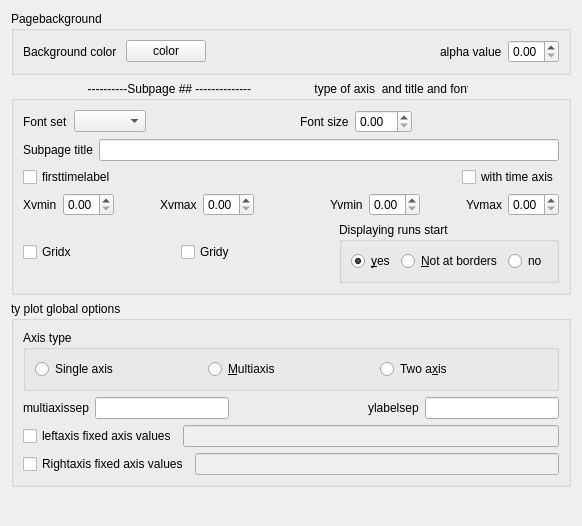
                <widget class="QWidget" name="global">
                 <attribute name="icon">
                  <iconset resource="../Ressources.qrc">
                   <normaloff>:/Icons/Icons/repair6B.svg</normaloff>:/Icons/Icons/repair6B.svg</iconset>
                 </attribute>
                 <attribute name="title">
                  <string>Global options</string>
                 </attribute>
                 <layout class="QGridLayout" name="gridLayout_11">
                  <item row="0" column="0">
                   <layout class="QVBoxLayout" name="verticalLayout_18">
                    <item>
                     <widget class="QGroupBox" name="pagebackground">
                      <property name="title">
                       <string>Pagebackground </string>
                      </property>
                      <layout class="QGridLayout" name="gridLayout_8">
                       <item row="0" column="0">
                        <layout class="QVBoxLayout" name="verticalLayout_11">
                         <item>
                          <layout class="QHBoxLayout" name="horizontalLayout_24">
                           <item>
                            <layout class="QHBoxLayout" name="horizontalLayout_23">
                             <item>
                              <widget class="QLabel" name="label_15">
                               <property name="text">
                                <string>Background color </string>
                               </property>
                              </widget>
                             </item>
                             <item>
                              <widget class="QPushButton" name="backcolor">
                               <property name="text">
                                <string>color</string>
                               </property>
                              </widget>
                             </item>
                            </layout>
                           </item>
                           <item>
                            <spacer name="horizontalSpacer_9">
                             <property name="orientation">
                              <enum>Qt::Horizontal</enum>
                             </property>
                             <property name="sizeHint" stdset="0">
                              <size>
                               <width>40</width>
                               <height>20</height>
                              </size>
                             </property>
                            </spacer>
                           </item>
                           <item>
                            <layout class="QHBoxLayout" name="horizontalLayout_17">
                             <item>
                              <widget class="QLabel" name="label_19">
                               <property name="text">
                                <string>alpha value</string>
                               </property>
                              </widget>
                             </item>
                             <item>
                              <widget class="QDoubleSpinBox" name="alphavalue">
                               <property name="toolTip">
                                <string>&lt;html&gt;&lt;head/&gt;&lt;body&gt;&lt;p align=&quot;justify&quot;&gt;if you put this value to zero (then the Backgroud color would be irrelevant) you can have solid png.&lt;/p&gt;&lt;p align=&quot;justify&quot;&gt;The name can be strange and most likely you would prefear to hear transparent plots.&lt;/p&gt;&lt;p align=&quot;justify&quot;&gt;&lt;br/&gt;&lt;/p&gt;&lt;p align=&quot;justify&quot;&gt;If you have a surface with a color legend inside you can get nice results playing with this value, as you can still see the surface structure behind the color legend.&lt;/p&gt;&lt;/body&gt;&lt;/html&gt;</string>
                               </property>
                               <property name="maximum">
                                <double>1.000000000000000</double>
                               </property>
                               <property name="singleStep">
                                <double>0.100000000000000</double>
                               </property>
                              </widget>
                             </item>
                            </layout>
                           </item>
                          </layout>
                         </item>
                        </layout>
                       </item>
                      </layout>
                     </widget>
                    </item>
                    <item>
                     <widget class="QGroupBox" name="subpageoptions">
                      <property name="title">
                       <string>                       ----------Subpage ## --------------                   type of axis  and title and fonts</string>
                      </property>
                      <layout class="QGridLayout" name="gridLayout_9">
                       <item row="0" column="0">
                        <layout class="QVBoxLayout" name="verticalLayout_13">
                         <item>
                          <layout class="QVBoxLayout" name="verticalLayout_10">
                           <item>
                            <layout class="QHBoxLayout" name="horizontalLayout_22">
                             <item>
                              <layout class="QHBoxLayout" name="horizontalLayout_20">
                               <item>
                                <widget class="QLabel" name="label_17">
                                 <property name="text">
                                  <string>Font set</string>
                                 </property>
                                </widget>
                               </item>
                               <item>
                                <widget class="QComboBox" name="font">
                                 <property name="iconSize">
                                  <size>
                                   <width>115</width>
                                   <height>9</height>
                                  </size>
                                 </property>
                                </widget>
                               </item>
                              </layout>
                             </item>
                             <item>
                              <spacer name="horizontalSpacer_5">
                               <property name="orientation">
                                <enum>Qt::Horizontal</enum>
                               </property>
                               <property name="sizeHint" stdset="0">
                                <size>
                                 <width>40</width>
                                 <height>20</height>
                                </size>
                               </property>
                              </spacer>
                             </item>
                             <item>
                              <layout class="QHBoxLayout" name="horizontalLayout_21">
                               <item>
                                <widget class="QLabel" name="label_18">
                                 <property name="text">
                                  <string>Font size</string>
                                 </property>
                                </widget>
                               </item>
                               <item>
                                <widget class="QDoubleSpinBox" name="fontsize"/>
                               </item>
                              </layout>
                             </item>
                             <item>
                              <spacer name="horizontalSpacer_7">
                               <property name="orientation">
                                <enum>Qt::Horizontal</enum>
                               </property>
                               <property name="sizeHint" stdset="0">
                                <size>
                                 <width>40</width>
                                 <height>20</height>
                                </size>
                               </property>
                              </spacer>
                             </item>
                            </layout>
                           </item>
                           <item>
                            <layout class="QHBoxLayout" name="horizontalLayout_19">
                             <item>
                              <widget class="QLabel" name="plottitlelabel">
                               <property name="text">
                                <string>Subpage title</string>
                               </property>
                              </widget>
                             </item>
                             <item>
                              <widget class="QLineEdit" name="plottitle"/>
                             </item>
                            </layout>
                           </item>
                           <item>
                            <layout class="QHBoxLayout" name="horizontalLayout_18">
                             <item>
                              <widget class="QCheckBox" name="firsttimelabel">
                               <property name="text">
                                <string>firsttimelabel</string>
                               </property>
                              </widget>
                             </item>
                             <item>
                              <spacer name="horizontalSpacer_11">
                               <property name="orientation">
                                <enum>Qt::Horizontal</enum>
                               </property>
                               <property name="sizeHint" stdset="0">
                                <size>
                                 <width>40</width>
                                 <height>20</height>
                                </size>
                               </property>
                              </spacer>
                             </item>
                             <item>
                              <widget class="QCheckBox" name="withtimeaxis">
                               <property name="text">
                                <string>with time axis</string>
                               </property>
                              </widget>
                             </item>
                            </layout>
                           </item>
                           <item>
                            <layout class="QHBoxLayout" name="horizontalLayout_36">
                             <item>
                              <layout class="QHBoxLayout" name="horizontalLayout_25">
                               <item>
                                <widget class="QLabel" name="label_20">
                                 <property name="text">
                                  <string>Xvmin</string>
                                 </property>
                                </widget>
                               </item>
                               <item>
                                <widget class="QDoubleSpinBox" name="xvmin">
                                 <property name="maximum">
                                  <double>1.000000000000000</double>
                                 </property>
                                 <property name="singleStep">
                                  <double>0.100000000000000</double>
                                 </property>
                                </widget>
                               </item>
                              </layout>
                             </item>
                             <item>
                              <layout class="QHBoxLayout" name="horizontalLayout_26">
                               <item>
                                <spacer name="horizontalSpacer_13">
                                 <property name="orientation">
                                  <enum>Qt::Horizontal</enum>
                                 </property>
                                 <property name="sizeHint" stdset="0">
                                  <size>
                                   <width>40</width>
                                   <height>20</height>
                                  </size>
                                 </property>
                                </spacer>
                               </item>
                               <item>
                                <widget class="QLabel" name="label_21">
                                 <property name="text">
                                  <string>Xvmax</string>
                                 </property>
                                </widget>
                               </item>
                               <item>
                                <widget class="QDoubleSpinBox" name="xvmax">
                                 <property name="maximum">
                                  <double>1.000000000000000</double>
                                 </property>
                                 <property name="singleStep">
                                  <double>0.100000000000000</double>
                                 </property>
                                </widget>
                               </item>
                              </layout>
                             </item>
                             <item>
                              <spacer name="horizontalSpacer_14">
                               <property name="orientation">
                                <enum>Qt::Horizontal</enum>
                               </property>
                               <property name="sizeHint" stdset="0">
                                <size>
                                 <width>40</width>
                                 <height>20</height>
                                </size>
                               </property>
                              </spacer>
                             </item>
                             <item>
                              <layout class="QHBoxLayout" name="horizontalLayout_27">
                               <item>
                                <widget class="QLabel" name="label_22">
                                 <property name="text">
                                  <string>Yvmin</string>
                                 </property>
                                </widget>
                               </item>
                               <item>
                                <widget class="QDoubleSpinBox" name="yvmin">
                                 <property name="maximum">
                                  <double>1.000000000000000</double>
                                 </property>
                                 <property name="singleStep">
                                  <double>0.100000000000000</double>
                                 </property>
                                </widget>
                               </item>
                              </layout>
                             </item>
                             <item>
                              <layout class="QHBoxLayout" name="horizontalLayout_28">
                               <item>
                                <spacer name="horizontalSpacer_15">
                                 <property name="orientation">
                                  <enum>Qt::Horizontal</enum>
                                 </property>
                                 <property name="sizeHint" stdset="0">
                                  <size>
                                   <width>40</width>
                                   <height>20</height>
                                  </size>
                                 </property>
                                </spacer>
                               </item>
                               <item>
                                <widget class="QLabel" name="label_23">
                                 <property name="text">
                                  <string>Yvmax</string>
                                 </property>
                                </widget>
                               </item>
                               <item>
                                <widget class="QDoubleSpinBox" name="yvmax">
                                 <property name="maximum">
                                  <double>1.000000000000000</double>
                                 </property>
                                 <property name="singleStep">
                                  <double>0.100000000000000</double>
                                 </property>
                                </widget>
                               </item>
                              </layout>
                             </item>
                            </layout>
                           </item>
                          </layout>
                         </item>
                         <item>
                          <layout class="QHBoxLayout" name="horizontalLayout_32">
                           <item>
                            <widget class="QCheckBox" name="Gridx">
                             <property name="toolTip">
                              <string>&lt;html&gt;&lt;head/&gt;&lt;body&gt;&lt;p&gt;If checked a vertical grid will be displayed.&lt;/p&gt;&lt;/body&gt;&lt;/html&gt;</string>
                             </property>
                             <property name="text">
                              <string>Gridx</string>
                             </property>
                            </widget>
                           </item>
                           <item>
                            <widget class="QCheckBox" name="Gridy">
                             <property name="toolTip">
                              <string>&lt;html&gt;&lt;head/&gt;&lt;body&gt;&lt;p&gt;If checked an horizontal grid will be displayed.&lt;/p&gt;&lt;p&gt;To avoid confusion it will be a grid linked with the first left &lt;span style=&quot; font-style:italic;&quot;&gt;y axis&lt;/span&gt;.&lt;/p&gt;&lt;/body&gt;&lt;/html&gt;</string>
                             </property>
                             <property name="text">
                              <string>Gridy</string>
                             </property>
                            </widget>
                           </item>
                           <item>
                            <widget class="QGroupBox" name="groupBox_4">
                             <property name="title">
                              <string>Displaying runs start</string>
                             </property>
                             <layout class="QGridLayout" name="gridLayout_17">
                              <item row="0" column="0">
                               <layout class="QHBoxLayout" name="horizontalLayout_33">
                                <item>
                                 <widget class="QRadioButton" name="runstart">
                                  <property name="enabled">
                                   <bool>true</bool>
                                  </property>
                                  <property name="text">
                                   <string>&amp;yes</string>
                                  </property>
                                  <property name="checked">
                                   <bool>true</bool>
                                  </property>
                                 </widget>
                                </item>
                                <item>
                                 <widget class="QRadioButton" name="onlymiddle">
                                  <property name="enabled">
                                   <bool>true</bool>
                                  </property>
                                  <property name="text">
                                   <string>&amp;Not at borders</string>
                                  </property>
                                 </widget>
                                </item>
                                <item>
                                 <widget class="QRadioButton" name="norunstart">
                                  <property name="text">
                                   <string>no</string>
                                  </property>
                                  <property name="checked">
                                   <bool>false</bool>
                                  </property>
                                 </widget>
                                </item>
                               </layout>
                              </item>
                             </layout>
                            </widget>
                           </item>
                          </layout>
                         </item>
                        </layout>
                       </item>
                      </layout>
                     </widget>
                    </item>
                    <item>
                     <widget class="QGroupBox" name="globaltyoption">
                      <property name="title">
                       <string>ty plot global options</string>
                      </property>
                      <layout class="QGridLayout" name="gridLayout_10">
                       <item row="0" column="0">
                        <layout class="QVBoxLayout" name="verticalLayout_12">
                         <item>
                          <widget class="QGroupBox" name="groupBox_9">
                           <property name="title">
                            <string>Axis type</string>
                           </property>
                           <layout class="QGridLayout" name="gridLayout_20">
                            <item row="0" column="0">
                             <layout class="QHBoxLayout" name="horizontalLayout_34">
                              <item>
                               <widget class="QRadioButton" name="singleaxis">
                                <property name="toolTip">
                                 <string>&lt;html&gt;&lt;head/&gt;&lt;body&gt;&lt;p&gt;All data vectores will be ploted with a single y axis&lt;/p&gt;&lt;/body&gt;&lt;/html&gt;</string>
                                </property>
                                <property name="text">
                                 <string>Single axis</string>
                                </property>
                               </widget>
                              </item>
                              <item>
                               <widget class="QRadioButton" name="multiaxis">
                                <property name="toolTip">
                                 <string>&lt;html&gt;&lt;head/&gt;&lt;body&gt;&lt;p&gt;All data vectores will have its own&lt;span style=&quot; font-style:italic;&quot;&gt; y axis&lt;/span&gt;.&lt;/p&gt;&lt;p&gt;In the curves proprieties tab one can decide the horizontal place (right or left) of the&lt;span style=&quot; font-style:italic;&quot;&gt; y axis&lt;/span&gt;. &lt;/p&gt;&lt;/body&gt;&lt;/html&gt;</string>
                                </property>
                                <property name="text">
                                 <string>&amp;Multiaxis</string>
                                </property>
                               </widget>
                              </item>
                              <item>
                               <widget class="QRadioButton" name="twoaxis">
                                <property name="toolTip">
                                 <string>&lt;html&gt;&lt;head/&gt;&lt;body&gt;&lt;p align=&quot;justify&quot;&gt;There will be only two axis one on the left and the one on the right.&lt;/p&gt;&lt;p align=&quot;justify&quot;&gt;In the curves proprieties tab one can decide the distribuition os the data vectores among this set of axis. &lt;/p&gt;&lt;/body&gt;&lt;/html&gt;</string>
                                </property>
                                <property name="text">
                                 <string>Two a&amp;xis</string>
                                </property>
                               </widget>
                              </item>
                             </layout>
                            </item>
                           </layout>
                          </widget>
                         </item>
                         <item>
                          <layout class="QHBoxLayout" name="horizontalLayout_47">
                           <item>
                            <widget class="QLabel" name="label_33">
                             <property name="text">
                              <string>multiaxissep</string>
                             </property>
                            </widget>
                           </item>
                           <item>
                            <widget class="QLineEdit" name="multiaxissep"/>
                           </item>
                           <item>
                            <spacer name="horizontalSpacer_18">
                             <property name="orientation">
                              <enum>Qt::Horizontal</enum>
                             </property>
                             <property name="sizeHint" stdset="0">
                              <size>
                               <width>40</width>
                               <height>20</height>
                              </size>
                             </property>
                            </spacer>
                           </item>
                           <item>
                            <widget class="QLabel" name="label_34">
                             <property name="text">
                              <string>ylabelsep</string>
                             </property>
                            </widget>
                           </item>
                           <item>
                            <widget class="QLineEdit" name="labelsep"/>
                           </item>
                          </layout>
                         </item>
                        </layout>
                       </item>
                       <item row="1" column="0">
                        <layout class="QHBoxLayout" name="horizontalLayout_45">
                         <item>
                          <widget class="QCheckBox" name="allleftaxisvaluesflag">
                           <property name="text">
                            <string>leftaxis fixed axis values</string>
                           </property>
                          </widget>
                         </item>
                         <item>
                          <widget class="QLineEdit" name="allfetaxisvalues">
                           <property name="enabled">
                            <bool>false</bool>
                           </property>
                           <property name="toolTip">
                            <string>&lt;html&gt;&lt;head/&gt;&lt;body&gt;&lt;p&gt;put a textstring in the for label;ymin:ymax;type (type is log or linear)&lt;/p&gt;&lt;/body&gt;&lt;/html&gt;</string>
                           </property>
                          </widget>
                         </item>
                        </layout>
                       </item>
                       <item row="3" column="0">
                        <layout class="QHBoxLayout" name="horizontalLayout_46">
                         <item>
                          <widget class="QCheckBox" name="allrightaxisvaluesflag">
                           <property name="text">
                            <string>Rightaxis fixed axis values</string>
                           </property>
                          </widget>
                         </item>
                         <item>
                          <widget class="QLineEdit" name="allrightaxisvalues">
                           <property name="enabled">
                            <bool>false</bool>
                           </property>
                           <property name="toolTip">
                            <string>&lt;html&gt;&lt;head/&gt;&lt;body&gt;&lt;p&gt;put a textstring in the for label;ymin:ymax;type (type is log or linear)&lt;/p&gt;&lt;/body&gt;&lt;/html&gt;</string>
                           </property>
                          </widget>
                         </item>
                        </layout>
                       </item>
                      </layout>
                     </widget>
                    </item>
                    <item>
                     <spacer name="verticalSpacer_7">
                      <property name="orientation">
                       <enum>Qt::Vertical</enum>
                      </property>
                      <property name="sizeHint" stdset="0">
                       <size>
                        <width>560</width>
                        <height>28</height>
                       </size>
                      </property>
                     </spacer>
                    </item>
                   </layout>
                  </item>
                 </layout>
                </widget>
